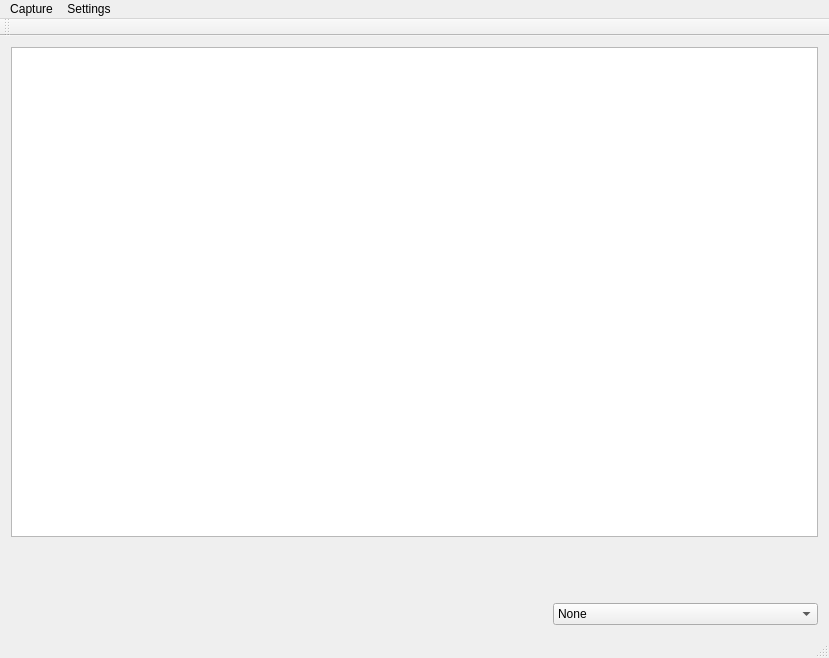
<?xml version="1.0" encoding="UTF-8"?>
<ui version="4.0">
 <class>MainWindow</class>
 <widget class="QMainWindow" name="MainWindow">
  <property name="geometry">
   <rect>
    <x>0</x>
    <y>0</y>
    <width>829</width>
    <height>658</height>
   </rect>
  </property>
  <property name="windowTitle">
   <string>MainWindow</string>
  </property>
  <widget class="QWidget" name="centralWidget">
   <layout class="QVBoxLayout" name="verticalLayout">
    <item>
     <layout class="QGridLayout" name="gridLayout_3"/>
    </item>
    <item>
     <widget class="QGraphicsView" name="graphicsView"/>
    </item>
    <item>
     <layout class="QGridLayout" name="gridLayout_2">
      <item row="2" column="1">
       <widget class="QLabel" name="label_4">
        <property name="text">
         <string/>
        </property>
       </widget>
      </item>
      <item row="4" column="0">
       <widget class="QLabel" name="label_2">
        <property name="text">
         <string/>
        </property>
       </widget>
      </item>
      <item row="4" column="1">
       <widget class="QLabel" name="label_5">
        <property name="text">
         <string/>
        </property>
       </widget>
      </item>
      <item row="2" column="0">
       <widget class="QLabel" name="label_1">
        <property name="text">
         <string/>
        </property>
       </widget>
      </item>
      <item row="2" column="2">
       <widget class="QLabel" name="label_7">
        <property name="text">
         <string/>
        </property>
       </widget>
      </item>
      <item row="1" column="2">
       <widget class="QLabel" name="label_6">
        <property name="text">
         <string/>
        </property>
       </widget>
      </item>
      <item row="4" column="2">
       <widget class="QLabel" name="label_8">
        <property name="text">
         <string/>
        </property>
       </widget>
      </item>
      <item row="1" column="1">
       <widget class="QLabel" name="label_3">
        <property name="text">
         <string/>
        </property>
       </widget>
      </item>
      <item row="1" column="0">
       <widget class="QLabel" name="label_0">
        <property name="text">
         <string/>
        </property>
       </widget>
      </item>
      <item row="5" column="2">
       <widget class="QComboBox" name="comboBox_profiles">
        <item>
         <property name="text">
          <string>None</string>
         </property>
        </item>
       </widget>
      </item>
     </layout>
    </item>
   </layout>
  </widget>
  <widget class="QMenuBar" name="menuBar">
   <property name="geometry">
    <rect>
     <x>0</x>
     <y>0</y>
     <width>829</width>
     <height>24</height>
    </rect>
   </property>
   <widget class="QMenu" name="menuCapture">
    <property name="title">
     <string>Capture</string>
    </property>
    <addaction name="actionStart"/>
   </widget>
   <widget class="QMenu" name="menuSettings">
    <property name="title">
     <string>Settings</string>
    </property>
    <addaction name="actionConfigure"/>
   </widget>
   <addaction name="menuCapture"/>
   <addaction name="menuSettings"/>
  </widget>
  <widget class="QToolBar" name="mainToolBar">
   <attribute name="toolBarArea">
    <enum>TopToolBarArea</enum>
   </attribute>
   <attribute name="toolBarBreak">
    <bool>false</bool>
   </attribute>
  </widget>
  <widget class="QStatusBar" name="statusBar"/>
  <action name="actionStart">
   <property name="checkable">
    <bool>true</bool>
   </property>
   <property name="text">
    <string>Start...</string>
   </property>
  </action>
  <action name="actionConfigure">
   <property name="text">
    <string>Configure...</string>
   </property>
  </action>
 </widget>
 <layoutdefault spacing="6" margin="11"/>
 <resources/>
 <connections/>
</ui>
